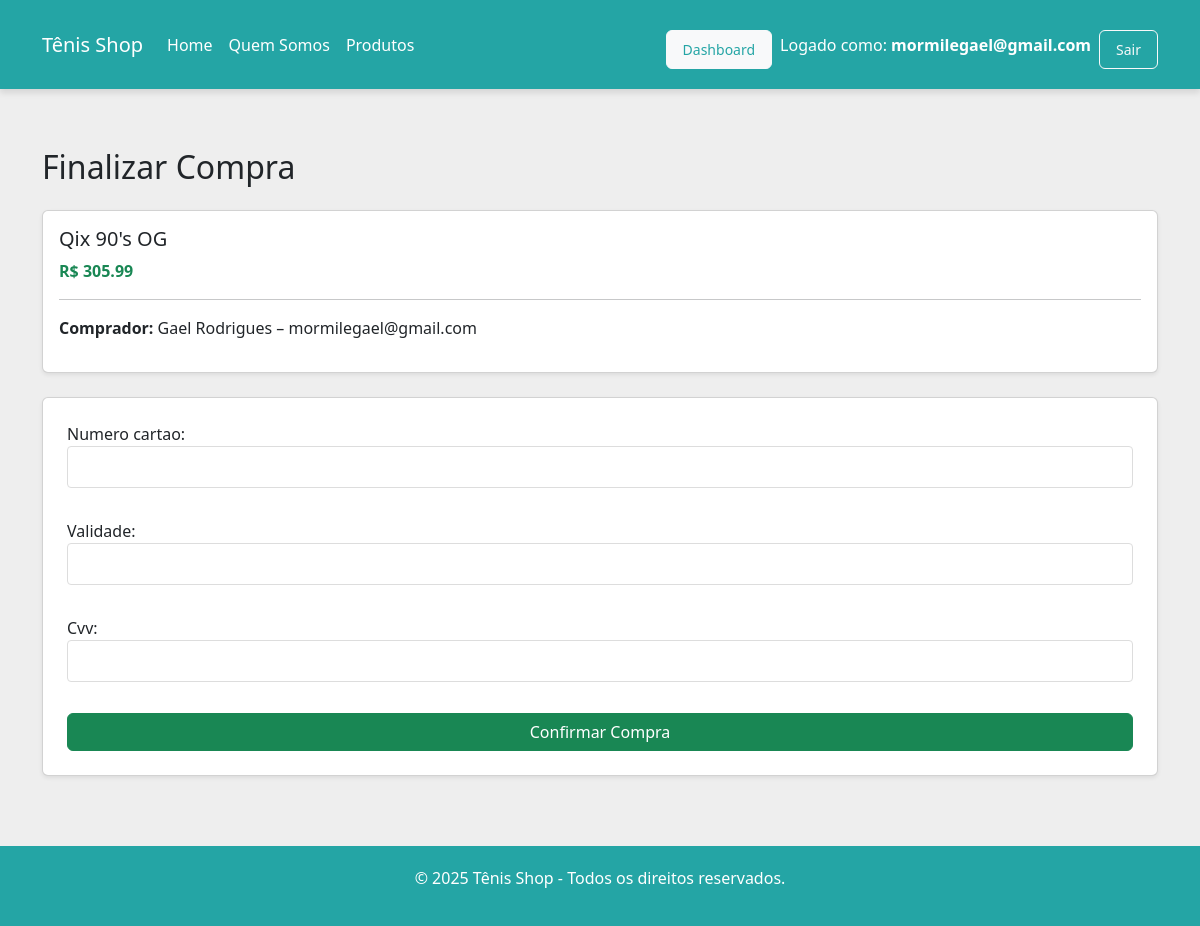
Screenshot of /produtos/checkout/9/ (signed in) with the database file from the repository.
### app/models.py (models this page shows, shortened)
class Usuario(models.Model):
    nome = models.CharField(max_length=100)
    email = models.EmailField()
    senha = models.CharField(max_length=16)
    cep = models.CharField(max_length=9, blank=True)
    logradouro = models.CharField(max_length=100, blank=True)
    bairro = models.CharField(max_length=100, blank=True)
    localidade = models.CharField(max_length=100, blank=True)  # cidade
    uf = models.CharField(max_length=2, blank=True)
    numero_residencia = models.CharField(max_length=10, blank=True)

class Produto(models.Model):
    nome = models.CharField(max_length=100)
    descricao = models.TextField()
    preco = models.DecimalField(max_digits=10, decimal_places=2)
    estoque = models.PositiveIntegerField()
    foto = models.ImageField(upload_to='imagens/', blank=True, null=True)
    categoria = models.ForeignKey(Categoria, on_delete=models.SET_NULL, null=True, blank=True)

### app/decorators.py (the view)
    def wrapper(request, *args, **kwargs):
        if not request.session.get('usuario_id'):
            return redirect('login')
        return view_func(request, *args, **kwargs)

### app/forms.py
class VendaForm(forms.ModelForm):
    class Meta:
        model = Venda
        fields = ['numero_cartao', 'validade', 'cvv']

### app/views.py (called while the page is built)
@precisa_login
def checkout(request, produto_id):
    produto = get_object_or_404(Produto, pk=produto_id)
    usuario = get_object_or_404(Usuario, pk=request.session['usuario_id'])
    if request.method == 'POST':
        form = VendaForm(request.POST)
        if form.is_valid():
            venda = form.save(commit=False)
            venda.cliente = usuario
            venda.produto = produto
            venda.preco_venda = produto.preco
            venda.save()
            messages.success(request, 'Compra realizada com sucesso!')
            return redirect('dashboard')
    else:
        form = VendaForm()
    return render(request, 'checkout.html', {
        'produto': produto,
        'usuario': usuario,
        'form': form
    })

### app/templates/checkout.html (shortened to what this page needs)
{% extends "template.html" %}
{% block conteudo %}
<div class="container mt-5">
  <h2 class="mb-4">Finalizar Compra</h2>
  <div class="card mb-4 shadow-sm">
    <div class="card-body">
      <h5 class="card-title">{{ produto.nome }}</h5>
      <p class="card-text text-success"><strong>R$ {{ produto.preco }}</strong></p>
      <hr>
      <p><strong>Comprador:</strong> {{ usuario.nome }} &ndash; {{ usuario.email }}</p>
    </div>
  </div>
  <form method="post" class="card p-4 shadow-sm bg-white">
    {{ form.as_p }}
    <button type="submit" class="btn btn-success btn-block">Confirmar Compra</button>
  </form>
</div>
{% endblock %}

### app/templates/template.html (shortened to what this page needs)
{% load static %}
<!DOCTYPE html>
<html lang="pt">
  <head>
    <link href="https://cdn.jsdelivr.net/npm/bootstrap@5.3.3/dist/css/bootstrap.min.css" rel="stylesheet">
    <link rel="stylesheet" href="{% static 'style_produto.css' %}" />
    <link rel="stylesheet" href="{% static 'style.css' %}" />
</head>
<body>
  <nav class="navbar navbar-expand-lg navbar-dark">
    <div class="container-fluid">
      <a class="navbar-brand" href="{% url 'index' %}">Tênis Shop</a>
      <div class="collapse navbar-collapse" id="navbarContent">
        <ul class="navbar-nav me-auto mb-2 mb-lg-0">
          <li class="nav-item">
            <a class="nav-link text-white" href="{% url 'index' %}">Home</a>
          </li>
          <li class="nav-item">
            <a class="nav-link text-white" href="{% url 'index' %}">Quem Somos</a>
          </li>
          <li class="nav-item">
            <a class="nav-link text-white" href="{% url 'listar_produtos' %}">Produtos</a>
          </li>
        </ul>
        <ul class="navbar-nav ms-auto">
{% if request.session.usuario_email %}
  <div class="d-flex align-items-center gap-2">
    <a href="{% url 'dashboard' %}" class="btn btn-light btn-sm" style="color: #24a5a5;">Dashboard</a>
    <span class="navbar-text text-white">
      Logado como: <strong>{{ request.session.usuario_email }}</strong>
    </span>
    <a href="{% url 'logout' %}" class="btn btn-outline-light btn-sm">Sair</a>
  </div>
{% else %}
  <a href="{% url 'login' %}" class="btn btn-outline-light btn-sm">Entrar</a>
{% endif %}
        </ul>
      </div>
    </div>
  </nav>
    <main>
      {% block main %} {% block conteudo %}{% endblock %} {% endblock %}
    </main>
    <footer>
      <p>&copy; 2025 Tênis Shop - Todos os direitos reservados.</p>
    </footer>
  </body>
</html>

### app/static/style_produto.css (style rules this page uses)
body { font-family: Arial, sans-serif; background-color: #f4f4f4; margin: 0; padding: 0; }
a.btn { display: inline-block; padding: 8px 16px; text-decoration: none; border-radius: 6px; margin-top: 10px; transition: background-color 0.3s; }
form { background-color: #fff; padding: 20px; border-radius: 8px; box-shadow: 0 4px 8px rgba(0, 0, 0, 0.1); }
form input[type="text"], form input[type="number"], form textarea, form input[type="file"] { width: 100%; padding: 8px; margin-bottom: 15px; border: 1px solid #ddd; border-radius: 4px; }
form button { background-color: #1e88e5; color: white; padding: 10px 20px; border: none; border-radius: 4px; cursor: pointer; }

### app/static/style.css (style rules this page uses)
* { margin: 0; padding: 0; box-sizing: border-box; font-family: 'Segoe UI', Tahoma, Geneva, Verdana, sans-serif; }
html, body { height: 100%; background-color: #eeeeee; display: flex; flex-direction: column; }
main { flex: 1; margin-top: 80px; padding: 20px; }
.navbar { display: flex; justify-content: space-between; align-items: center; background-color: #24a5a5; padding: 20px 30px; position: fixed; width: 100%; top: 0; left: 0; z-index: 1000; box-shadow: 0 4px 6px rgba(0,0,0,0.1); }
footer { background-color: #24a5a5; color: #fff; text-align: center; padding: 20px; margin-top: 50px; }

### rows the page displays
Usuario: session.usuario_email "mormilegael@gmail.com", nome "Gael Rodrigues", email "mormilegael@gmail.com"
Produto: nome "Qix 90's OG", preco "305.99"
